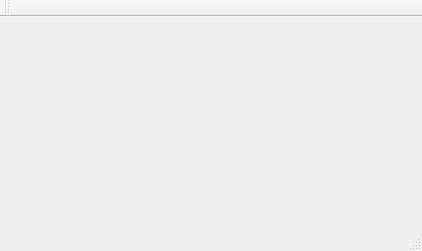
<?xml version="1.0" encoding="UTF-8"?>
<ui version="4.0">
 <class>MainWindow</class>
 <widget class="QMainWindow" name="MainWindow">
  <property name="geometry">
   <rect>
    <x>0</x>
    <y>0</y>
    <width>422</width>
    <height>251</height>
   </rect>
  </property>
  <property name="windowTitle">
   <string>MainWindow</string>
  </property>
  <widget class="QWidget" name="centralWidget"/>
  <widget class="QMenuBar" name="menuBar">
   <property name="geometry">
    <rect>
     <x>0</x>
     <y>0</y>
     <width>422</width>
     <height>21</height>
    </rect>
   </property>
  </widget>
  <widget class="QToolBar" name="mainToolBar">
   <attribute name="toolBarArea">
    <enum>TopToolBarArea</enum>
   </attribute>
   <attribute name="toolBarBreak">
    <bool>false</bool>
   </attribute>
  </widget>
  <widget class="QStatusBar" name="statusBar"/>
 </widget>
 <layoutdefault spacing="6" margin="11"/>
 <resources/>
 <connections/>
</ui>
